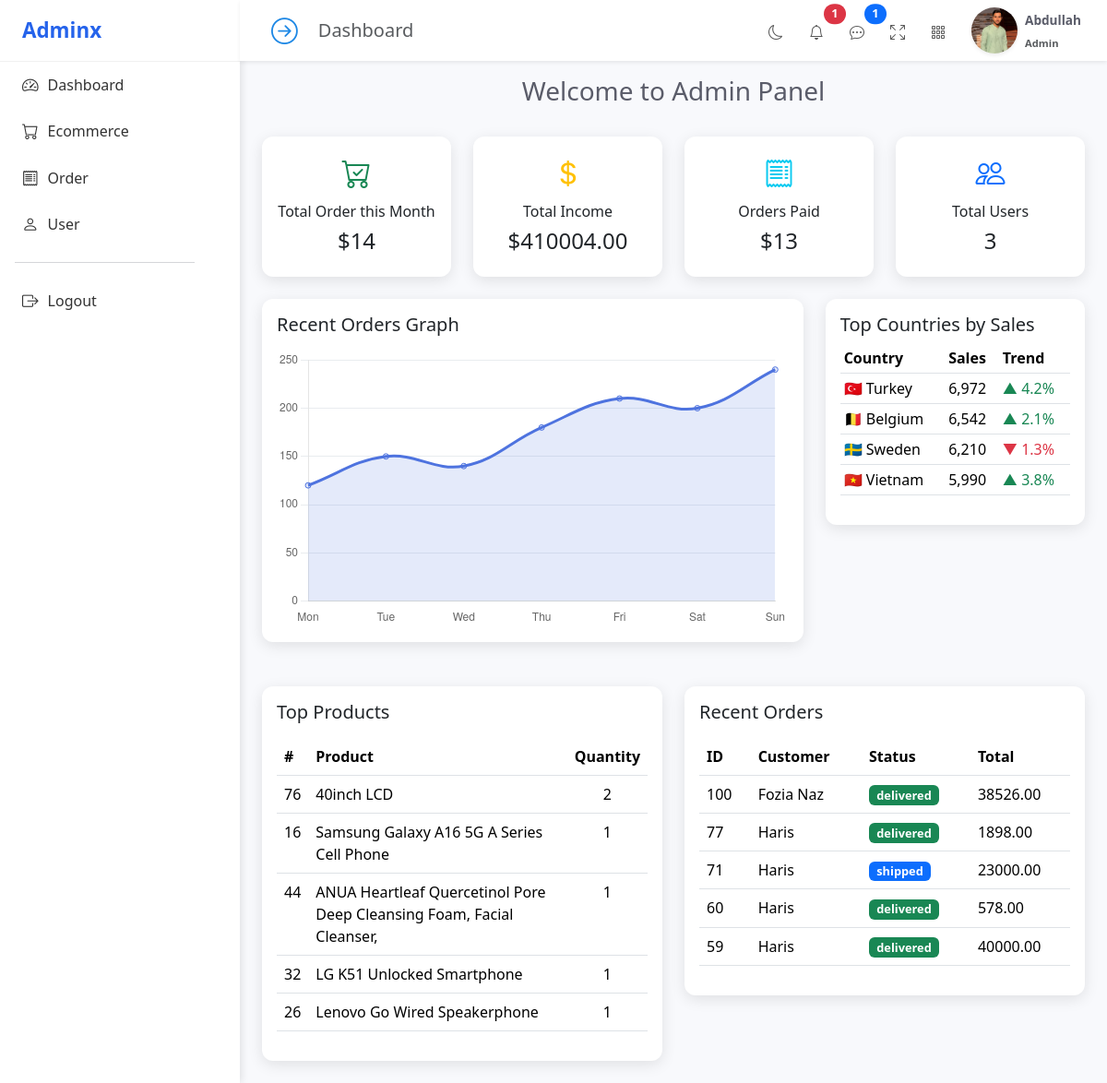
The app's page /Server/Admin-Panel/Dashbboard.php (signed in) with its own data.
### tables this page shows
CREATE TABLE `users` (
  `id` int(11) NOT NULL,
  `name` varchar(100) NOT NULL,
  `email` varchar(100) NOT NULL,
  `password` varchar(255) NOT NULL,
  `phone` varchar(20) DEFAULT NULL,
  `role` enum('user','admin') DEFAULT 'user',
  `status` enum('active','inactive') DEFAULT 'active',
  `created_at` datetime DEFAULT current_timestamp(),
  `updated_at` datetime DEFAULT current_timestamp() ON UPDATE current_timestamp(),
  `user_profile` varchar(255) NOT NULL DEFAULT '',
  `gender` enum('male','female') DEFAULT 'male',
  `email_token` varchar(255) DEFAULT NULL,
  `token_expiry` datetime DEFAULT NULL
);

CREATE TABLE `products` (
  `id` int(11) NOT NULL,
  `name` varchar(200) NOT NULL,
  `description` text DEFAULT NULL,
  `price` decimal(10,2) DEFAULT NULL,
  `subcategory_id` int(11) DEFAULT NULL,
  `created_at` datetime DEFAULT current_timestamp(),
  `brand_id` int(11) DEFAULT NULL,
  `category_id` int(11) DEFAULT NULL,
  `quantity` int(11) NOT NULL DEFAULT 0
);

CREATE TABLE `orders` (
  `id` int(11) NOT NULL,
  `user_id` int(11) DEFAULT NULL,
  `address_id` int(11) DEFAULT NULL,
  `total` decimal(10,2) DEFAULT NULL,
  `status` enum('pending','shipped','delivered','cancelled') DEFAULT 'pending',
  `created_at` timestamp NOT NULL DEFAULT current_timestamp(),
  `payment_method` enum('Cash','Card','UPI','Wallet') NOT NULL
);

### Server/Admin-Panel/Dashbboard.php (the view, shortened to what this page needs)
 <?php
    include("./config/db.php");
    include("./Sidebar.php");
    ?>
 <link href="https://cdn.jsdelivr.net/npm/bootstrap@5.3.3/dist/css/bootstrap.min.css" rel="stylesheet">
 <link href="https://cdn.jsdelivr.net/npm/bootstrap-icons@1.11.3/font/bootstrap-icons.css" rel="stylesheet">
 <h3 class="text-center mt-3">Welcome to Admin Panel</h3>
 </head>
 <body>
     <div class="container-fluid p-4">
         <div class="row g-4">
             <?php
                $sql = "SELECT
    COUNT(orders.id) AS order_count,
    SUM(orders.total) AS total_sales,
    COUNT(CASE WHEN orders.status = 'delivered' THEN 1 END) AS paid_orders
FROM
    orders
    INNER JOIN order_items ON orders.id = order_items.order_id
WHERE
    orders.created_at >= DATE_FORMAT(CURDATE(), '%Y-%m-01');
";
                $result = $conn->query($sql);
                if ($row = $result->fetch_assoc()) {
                ?>
                 <div class="col-md-3">
                     <div class="card p-3 text-center">
                         <div class="kpi-icon mb-2 text-success"><i class="bi bi-cart-check"></i></div>
                         <h6>Total Order this Month</h6>
                         <h4>$<?= $row['order_count'] ?></h4>
                     </div>
                 </div>
                 <div class="col-md-3">
                     <div class="card p-3 text-center">
                         <div class="kpi-icon mb-2 text-warning"><i class="bi bi-currency-dollar"></i></div>
                         <h6>Total Income</h6>
                         <h4>$<?= $row['total_sales'] ?></h4>
                     </div>
                 </div>
                 <div class="col-md-3">
                     <div class="card p-3 text-center">
                         <div class="kpi-icon mb-2 text-info"><i class="bi bi-receipt"></i></div>
                         <h6>Orders Paid</h6>
                         <h4>$<?= $row['paid_orders'] ?></h4>
                     </div>
                 </div>
             <?php } ?>
             <?php
                $sql_user = "SELECT COUNT(id) as user_count from users";
                $result_user = $conn->query($sql_user);
                if ($row = $result_user->fetch_assoc()) {
                ?>
                 <div class="col-md-3">
                     <div class="card p-3 text-center">
                         <div class="kpi-icon mb-2 text-primary"><i class="bi bi-people"></i></div>
                         <h6>Total Users</h6>
                         <h4><?= $row['user_count'] ?></h4>
                     </div>
                 </div>
             <?php } ?>
             <div class="col-lg-8">
                 <div class="card p-3 mb-4">
                     <h5 class="mb-3">Recent Orders Graph</h5>
                     <div class="chart-container">
                         <canvas id="ordersChart"></canvas>
                     </div>
                 </div>
             </div>
             <div class="col-lg-4">
                 <div class="card p-3 mb-4">
                     <h5>Top Countries by Sales</h5>
                     <div class="table-responsive">
                         <table class="table table-sm">
                             <thead>
                                 <tr>
                                     <th>Country</th>
                                     <th>Sales</th>
                                     <th>Trend</th>
                                 </tr>
                             </thead>
                             <tbody>
                                 <tr>
                                     <td>🇹🇷 Turkey</td>
                                     <td>6,972</td>
                                     <td class="text-success">▲ 4.2%</td>
                                 </tr>
                                 <tr>
                                     <td>🇧🇪 Belgium</td>
                                     <td>6,542</td>
                                     <td class="text-success">▲ 2.1%</td>
                                 </tr>
                                 <tr>
                                     <td>🇸🇪 Sweden</td>
                                     <td>6,210</td>
                                     <td class="text-danger">▼ 1.3%</td>
                                 </tr>
                                 <tr>
                                     <td>🇻🇳 Vietnam</td>
                                     <td>5,990</td>
                                     <td class="text-success">▲ 3.8%</td>
                                 </tr>
                             </tbody>
                         </table>
                     </div>
                 </div>
             </div>
             <div class="col-md-6">
                 <div class="card p-3">
                     <h5 class="mb-3">Top Products</h5>
                     <?php
                        $sql_tp = "SELECT
    products.id AS product_id,
    products.name AS product_name,
    SUM(order_items.quantity) AS total_quantity_sold
FROM
    order_items
INNER JOIN
    orders
ON
    orders.id = order_items.order_id
INNER JOIN
    products
ON
    products.id = order_items.product_id
WHERE
    MONTH(orders.created_at) = MONTH(CURRENT_DATE())
AND
    YEAR(orders.created_at) = YEAR(CURRENT_DATE())
GROUP BY
    products.id,
    products.name
ORDER BY
    total_quantity_sold DESC
LIMIT 5;
";
                        $result_tp = $conn->query($sql_tp)
                        ?>
                     <div>
                         <table class="table">
                             <thead>
                                 <tr>
                                     <th>#</th>
                                     <th>Product</th>
                                     <th>Quantity</th>
                                 </tr>
                             </thead>
                             <tbody>
                                 <?php
                                    while ($row_tp = $result_tp->fetch_assoc()) {
                                    ?>
                                     <tr>
                                         <td><?= $row_tp['product_id'] ?></td>
                                         <td><?= $row_tp['product_name'] ?></td>
                                         <td class="text-center"><?= $row_tp['total_quantity_sold'] ?></td>
                                     </tr>
                                 <?php   } ?>
                             </tbody>
                         </table>
                     </div>
                 </div>
             </div>
             <div class="col-md-6">
                 <div class="card p-3">
                     <h5 class="mb-3">Recent Orders</h5>
                     <?php
                        $sql_ro = "
SELECT
    orders.id,
    users.name ,
    orders.status,
    orders.total,
    orders.created_at as order_date
FROM
    orders
    INNER JOIN users
    on users.id = orders.user_id
ORDER BY
     order_date DESC
LIMIT 5
";
                        $result_ro = $conn->query($sql_ro)
                        ?>
                     <div class="table-responsive">
                         <table class="table">
                             <thead>
                                 <tr>
                                     <th>ID</th>
                                     <th>Customer</th>
                                     <th>Status</th>
                                     <th>Total</th>
                                 </tr>
                             </thead>
                             <tbody>
                                 <?php
                                    while ($row_ro = $result_ro->fetch_assoc()) {
                                        $badgeClass = '';
                                        if ($row_ro['status'] === "pending") {
                                            $badgeClass = 'bg-warning text-dark';
                                        } elseif ($row_ro['status'] === "shipped") {
                                            $badgeClass = 'bg-primary';
                                        } elseif ($row_ro['status'] === "delivered") {
                                            $badgeClass = 'bg-success';
                                        } elseif ($row_ro['status'] === "cancelled") {
                                            $badgeClass = 'bg-danger';
                                        }
                                    ?>
                                     <tr>
                                         <td><?= $row_ro['id'] ?></td>
                                         <td><?= $row_ro['name'] ?></td>
                                         <td><span class="badge <?= $badgeClass ?>"><?= $row_ro['status'] ?></span></td>
                                         <td><?= $row_ro['total'] ?></td>
                                     </tr>
                                 <?php   } ?>
                             </tbody>
                         </table>
                     </div>
                 </div>
             </div>
         </div>
     </div>
     <script>
         const ctx = document.getElementById('ordersChart').getContext('2d');
         new Chart(ctx, {
             type: 'line',
             data: {
                 labels: ['Mon', 'Tue', 'Wed', 'Thu', 'Fri', 'Sat', 'Sun'],
                 datasets: [{
                     label: 'Orders',
                     data: [120, 150, 140, 180, 210, 200, 240],
                     borderColor: '#4e73df',
                     backgroundColor: 'rgba(78, 115, 223, 0.15)',
                     tension: 0.4,
                     fill: true
                 }]
             },
             options: {
                 responsive: true,
                 maintainAspectRatio: false,
                 plugins: {
                     legend: {
                         display: false
                     }
                 },
                 scales: {
                     x: {
                         grid: {
                             display: false
                         }
                     },
                     y: {
                         beginAtZero: true,
                         grid: {
                             color: '#e9ecef'
                         }
                     }
                 }
             }
         });
     </script>
 </body>
 </html>

### Server/Admin-Panel/Sidebar.php (shortened to what this page needs)
<?php
include("./config/db.php");
if (isset($_SESSION['admin_id'])) {
  $admin_id = $_SESSION['admin_id'] ?? "";
  $sql = "SELECT * FROM users WHERE id = $admin_id  ";
  $result = $conn->query($sql);
  if ($row = $result->fetch_assoc()) {
    $adminName = $row['name'] ?? "";
  }
}
?>
<div class="sidebar active " id="sidebar">
  <div class="logo ">Adminx</div>
  <div id="sidebarAccordion">
    <ul class="nav flex-column">
      <li class="nav-item">
        <a class="nav-link" href="./Dashbboard.php">
          <i class="bi bi-speedometer2"></i> Dashboard
        </a>
      </li>
      <li class="nav-item">
        <a class="nav-link" data-bs-toggle="collapse" href="#ecommerceMenu" role="button">
          <i class="bi bi-cart"></i> Ecommerce
        </a>
      </li>
      <li class="nav-item">
        <a class="nav-link" data-bs-toggle="collapse" href="#orderMenu" role="button">
          <i class="bi bi-receipt"></i> Order
        </a>
      </li>
      <li class="nav-item">
        <a class="nav-link" data-bs-toggle="collapse" href="#userMenu" role="button">
          <i class="bi bi-person"></i> User
        </a>
      </li>
      <hr class="w-75 mx-3">
      <li class="nav-item">
        <a class="nav-link" href="../Process/logout-admin.php">
          <i class="bi bi-box-arrow-right"></i> Logout
        </a>
      </li>
    </ul>
  </div>
</div>
<div class="content-wrapper shifted" id="contentWrapper">
  <nav class="navbar navbar-expand-lg navbar-light bg-white shadow-sm px-3 py-2 sticky-top">
    <div class="container-fluid d-flex align-items-center">
      <button id="sidebarToggle" class="sidebar-toggle-btn me-3">
        <i id="toggleIcon" class="bi bi-arrow-right-circle"></i>
      </button>
      <div class="flex-grow-1 me-3">
        <h5 class="mb-0 text-muted">Dashboard</h5>
      </div>
      <ul class="navbar-nav flex-row align-items-center gap-2">
        <li class="nav-item">
          <a class="nav-link icon-btn" href="#">
            <i class="bi bi-moon"></i>
          </a>
        </li>
        <li class="nav-item position-relative">
          <a class="nav-link icon-btn" href="#">
            <i class="bi bi-bell"></i>
            <span class="badge bg-danger rounded-pill position-absolute top-0 start-100 translate-middle">1</span>
          </a>
        </li>
        <li class="nav-item position-relative">
          <a class="nav-link icon-btn" href="#">
            <i class="bi bi-chat-dots"></i>
            <span class="badge bg-primary rounded-pill position-absolute top-0 start-100 translate-middle">1</span>
          </a>
        </li>
        <li class="nav-item">
          <a class="nav-link icon-btn" href="#">
            <i class="bi bi-arrows-fullscreen"></i>
          </a>
        </li>
        <li class="nav-item">
          <a class="nav-link icon-btn" href="#">
            <i class="bi bi-grid-3x3-gap"></i>
          </a>
        </li>
        <li class="nav-item d-flex align-items-center ms-2">
          <a><img src="./assets/Images/Abdullah.jpg"
              class="shadow-sm me-2"
              style="border-radius: 50%; object-fit: cover;"
              width="50" height="50" alt="User">
          </a>
          <div class="user-info">
            <span class="fw-semibold "><?= $adminName ?></span><br>
            <small class="text-muted fw-bolder">Admin</small>
          </div>
        </li>
      </ul>
    </div>
  </nav>

### records on screen
users: name "Abdullah"
products: id "76", name "40inch LCD", total_quantity_sold "2"
products: id "16", name "Samsung Galaxy A16 5G A Series Cell Phone", total_quantity_sold "1"
products: id "44", name "ANUA Heartleaf Quercetinol Pore Deep Cleansing Foam, Facial Cleanser,", total_quantity_sold "1"
products: id "32", name "LG K51 Unlocked Smartphone", total_quantity_sold "1"
products: id "26", name "Lenovo Go Wired Speakerphone", total_quantity_sold "1"
orders: id "100", user.name "Fozia Naz", status "delivered", total "38526.00"
orders: id "77", user.name "Haris", status "delivered", total "1898.00"
orders: id "71", user.name "Haris", status "shipped", total "23000.00"
orders: id "60", user.name "Haris", status "delivered", total "578.00"
orders: id "59", user.name "Haris", status "delivered", total "40000.00"

### other values on screen
$row['order_count'] "14"
$row['total_sales'] "410004.00"
$row['paid_orders'] "13"
$row['user_count'] "3"
